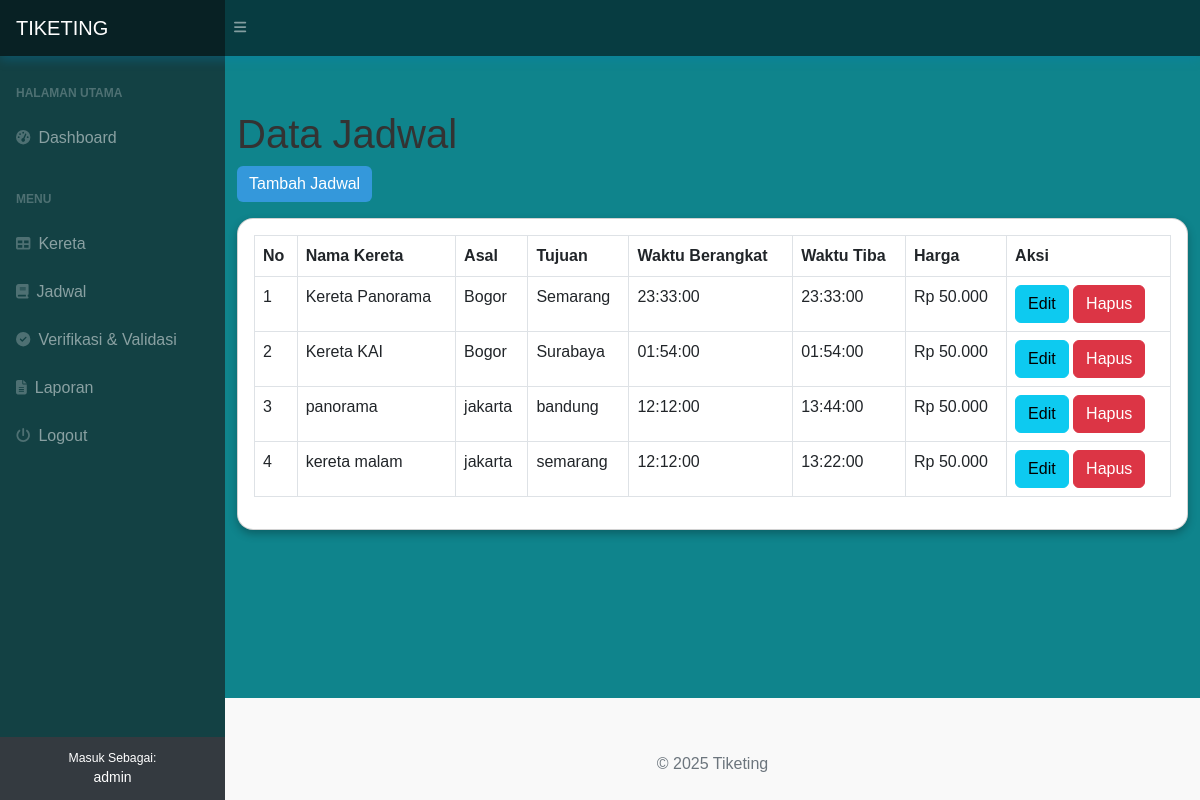
The page /index.php?page=jadwal (signed in) on the database its author committed.
### tables this page shows
CREATE TABLE `jadwal` (
  `id_jadwal` int NOT NULL,
  `id_kereta` int NOT NULL,
  `asal` varchar(50) NOT NULL,
  `tujuan` varchar(50) NOT NULL,
  `waktu_berangkat` time NOT NULL,
  `waktu_tiba` time NOT NULL,
  `harga` decimal(10,0) NOT NULL
);

CREATE TABLE `kereta` (
  `id_kereta` int NOT NULL,
  `nama_kereta` varchar(100) NOT NULL,
  `jenis` enum('ekonomi','bisnis','eksekutif') NOT NULL,
  `kapasitas` int NOT NULL
);

### jadwal.php (the view)
<h1 class="mt-4">Data Jadwal</h1>
<a href="?page=tambah_jadwal" class="btn btn-primary mb-3">Tambah Jadwal</a>
<div class="card mb-4">
    <div class="card-body">
        <table id="datatablesSimple" class="table table-bordered">
            <thead>
                <tr>
                    <th>No</th>
                    <th>Nama Kereta</th>
                    <th>Asal</th>
                    <th>Tujuan</th>
                    <th>Waktu Berangkat</th>
                    <th>Waktu Tiba</th>
                    <th>Harga</th>
                    <th>Aksi</th>
                </tr>
            </thead>
            <tbody>
                <?php
                $no = 1;
                $query = mysqli_query($koneksi, "
                    SELECT jadwal.*, kereta.nama_kereta
                    FROM jadwal
                    JOIN kereta ON kereta.id_kereta = jadwal.id_kereta
                ");
                while($data = mysqli_fetch_assoc($query)){
                ?>
                <tr>
                    <td><?= $no++; ?></td>
                    <td><?= $data['nama_kereta']; ?></td>
                    <td><?= $data['asal']; ?></td>
                    <td><?= $data['tujuan']; ?></td>
                    <td><?= $data['waktu_berangkat']; ?></td>
                    <td><?= $data['waktu_tiba']; ?></td>
                    <td>Rp <?= number_format($data['harga'], 0, ',', '.'); ?></td>
                    <td>
                        <a href="?page=edit_jadwal&id=<?= $data['id_jadwal']; ?>" class="btn btn-info">Edit</a>
                        <a href="?page=hapus_jadwal&id=<?= $data['id_jadwal']; ?>" class="btn btn-danger" onclick="return confirm('Yakin ingin menghapus?')">Hapus</a>
                    </td>
                </tr>
                <?php } ?>
            </tbody>
        </table>
    </div>
</div>

### index.php (shortened to what this page needs)
<!DOCTYPE html>
<html lang="en">
<head>
    <link href="https://cdn.jsdelivr.net/npm/simple-datatables@7.1.2/dist/style.min.css" rel="stylesheet" />
    <link href="css/styles.css" rel="stylesheet" />
</head>
<body class="sb-nav-fixed">
    <nav class="sb-topnav navbar navbar-expand navbar-dark">
        <a class="navbar-brand ps-3" href="index.php">TIKETING</a>
        <button class="btn btn-link btn-sm order-1 order-lg-0 me-4 me-lg-0" id="sidebarToggle" href="#"><i class="fas fa-bars"></i></button>
    </nav>
    <div id="layoutSidenav">
        <div id="layoutSidenav_nav">
            <nav class="sb-sidenav accordion sb-sidenav-dark" id="sidenavAccordion">
                <div class="sb-sidenav-menu">
                    <div class="nav">
                        <div class="sb-sidenav-menu-heading">HALAMAN UTAMA</div>
                        <a class="nav-link" href="?">
                            <div class="sb-nav-link-icon"><i class="fas fa-tachometer-alt"></i></div>
                            Dashboard
                        </a>
                        <div class="sb-sidenav-menu-heading">MENU</div>
                        <?php if ($_SESSION['user']['role'] != 'user'): ?>
                            <a class="nav-link" href="?page=kereta">
                                <div class="sb-nav-link-icon"><i class="fas fa-table"></i></div>
                                Kereta
                            </a>
                            <a class="nav-link" href="?page=jadwal">
                                <div class="sb-nav-link-icon"><i class="fas fa-book"></i></div>
                                Jadwal
                            </a>
                            <a class="nav-link" href="?page=verifikasi">
                                <div class="sb-nav-link-icon"><i class="fas fa-check-circle"></i></div>
                                Verifikasi & Validasi
                            </a>
                            <a class="nav-link" href="?page=laporan">
                                <div class="sb-nav-link-icon"><i class="fas fa-file-alt"></i></div>
                                Laporan
                            </a>
                        <?php endif; ?>
                        <a class="nav-link" href="logout.php">
                            <div class="sb-nav-link-icon"><i class="fas fa-power-off"></i></div>
                            Logout
                        </a>
                    </div>
                </div>
                <div class="sb-sidenav-footer">
                    <div class="small">Masuk Sebagai:</div>
                    <?= $_SESSION['user']['role']; ?>
                </div>
            </nav>
        </div>
        <div id="layoutSidenav_content">
            <main>
                <div class="container-fluid">
                    <?php
                        if (!isset($_GET['page'])) {
                            $page = ($_SESSION['user']['role'] == 'admin') ? 'admin_home' : 'home';
                        } else {
                            $page = $_GET['page'];
                        }
                        if (file_exists($page . '.php')) {
                            include $page . '.php';
                        } else {
                            include '404.php';
                        }
                    ?>
                </div>
            </main>
            <footer class="py-4 mt-auto">
                <div class="container-fluid px-4">
                    <div class="text-muted">© <?= date("Y"); ?> Tiketing</div>
                </div>
            </footer>
        </div>
    </div>
</body>
</html>

### index.php (style rules this page uses)
body { background:rgb(15, 132, 140); font-family: 'Arial', sans-serif; color: #333; }
.navbar { background: rgba(2, 12, 16, 0.6); box-shadow: 0px 4px 10px rgba(3, 128, 186, 0.3); }
.sb-sidenav { background: rgb(19, 65, 68); }
.sb-nav-link-icon { color: #fff; }
footer { background-color: rgb(249, 249, 249); color: #fff; text-align: center; padding: 15px; position: relative; bottom: 0; width: 100%; }
.sb-sidenav-menu .nav-link { transition: 0.3s; color: #fff; }
.card { background: #ffffff; border-radius: 1rem; box-shadow: 0 4px 8px rgba(0, 0, 0, 0.27); transition: 0.3s ease-in-out; }
.btn-primary { background-color: #3498db; border: none; transition: 0.3s ease; }
.sb-sidenav-footer { color: #fff; font-size: 14px; text-align: center; padding: 10px; }
.container-fluid { padding-top: 30px; }

### rows shown on the page
jadwal: id_kereta.nama_kereta "Kereta Panorama", asal "Bogor", tujuan "Semarang", waktu_berangkat "23:33:00", waktu_tiba "23:33:00", harga "50.000"
jadwal: id_kereta.nama_kereta "Kereta KAI", asal "Bogor", tujuan "Surabaya", waktu_berangkat "01:54:00", waktu_tiba "01:54:00", harga "50.000"
jadwal: id_kereta.nama_kereta "panorama", asal "jakarta", tujuan "bandung", waktu_berangkat "12:12:00", waktu_tiba "13:44:00", harga "50.000"
jadwal: id_kereta.nama_kereta "kereta malam", asal "jakarta", tujuan "semarang", waktu_berangkat "12:12:00", waktu_tiba "13:22:00", harga "50.000"

### other values the page prints
$_SESSION['user']['role'] "admin"
